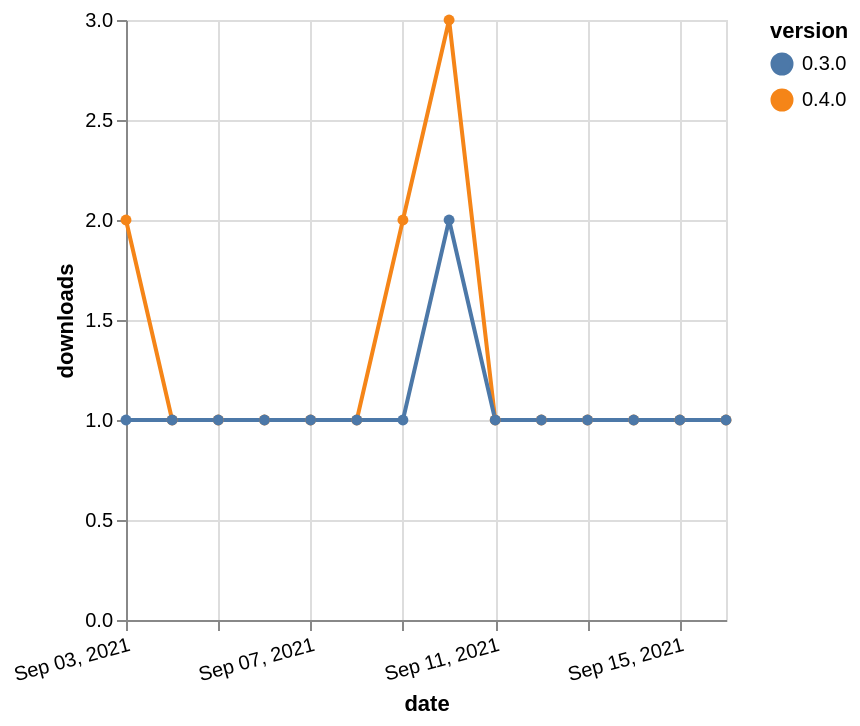

Write a Vega-Lite specification for this figure.
### Vega-Lite specification from a JSON file in a GitHub repository (floating-point values rounded to 4 significant figures)
{"$schema": "https://vega.github.io/schema/vega-lite/v5.json", "description": "A simple bar chart with embedded data.", "data": {"values": [{"date": "2021-09-03", "total": 80, "delta": 2, "version": "0.4.0"}, {"date": "2021-09-04", "total": 81, "delta": 1, "version": "0.4.0"}, {"date": "2021-09-05", "total": 82, "delta": 1, "version": "0.4.0"}, {"date": "2021-09-06", "total": 83, "delta": 1, "version": "0.4.0"}, {"date": "2021-09-07", "total": 84, "delta": 1, "version": "0.4.0"}, {"date": "2021-09-08", "total": 85, "delta": 1, "version": "0.4.0"}, {"date": "2021-09-09", "total": 87, "delta": 2, "version": "0.4.0"}, {"date": "2021-09-10", "total": 90, "delta": 3, "version": "0.4.0"}, {"date": "2021-09-11", "total": 91, "delta": 1, "version": "0.4.0"}, {"date": "2021-09-12", "total": 92, "delta": 1, "version": "0.4.0"}, {"date": "2021-09-13", "total": 93, "delta": 1, "version": "0.4.0"}, {"date": "2021-09-14", "total": 94, "delta": 1, "version": "0.4.0"}, {"date": "2021-09-15", "total": 95, "delta": 1, "version": "0.4.0"}, {"date": "2021-09-16", "total": 96, "delta": 1, "version": "0.4.0"}, {"date": "2021-09-03", "total": 167, "delta": 1, "version": "0.3.0"}, {"date": "2021-09-04", "total": 168, "delta": 1, "version": "0.3.0"}, {"date": "2021-09-05", "total": 169, "delta": 1, "version": "0.3.0"}, {"date": "2021-09-06", "total": 170, "delta": 1, "version": "0.3.0"}, {"date": "2021-09-07", "total": 171, "delta": 1, "version": "0.3.0"}, {"date": "2021-09-08", "total": 172, "delta": 1, "version": "0.3.0"}, {"date": "2021-09-09", "total": 173, "delta": 1, "version": "0.3.0"}, {"date": "2021-09-10", "total": 175, "delta": 2, "version": "0.3.0"}, {"date": "2021-09-11", "total": 176, "delta": 1, "version": "0.3.0"}, {"date": "2021-09-12", "total": 177, "delta": 1, "version": "0.3.0"}, {"date": "2021-09-13", "total": 178, "delta": 1, "version": "0.3.0"}, {"date": "2021-09-14", "total": 179, "delta": 1, "version": "0.3.0"}, {"date": "2021-09-15", "total": 180, "delta": 1, "version": "0.3.0"}, {"date": "2021-09-16", "total": 181, "delta": 1, "version": "0.3.0"}]}, "width": "container", "mark": {"type": "line", "point": {"filled": true}}, "encoding": {"x": {"field": "date", "type": "temporal", "timeUnit": "yearmonthdate", "title": "date", "axis": {"labelAngle": -15}}, "y": {"field": "delta", "type": "quantitative", "title": "downloads"}, "color": {"field": "version", "type": "nominal"}, "tooltip": {"field": "delta"}}}
